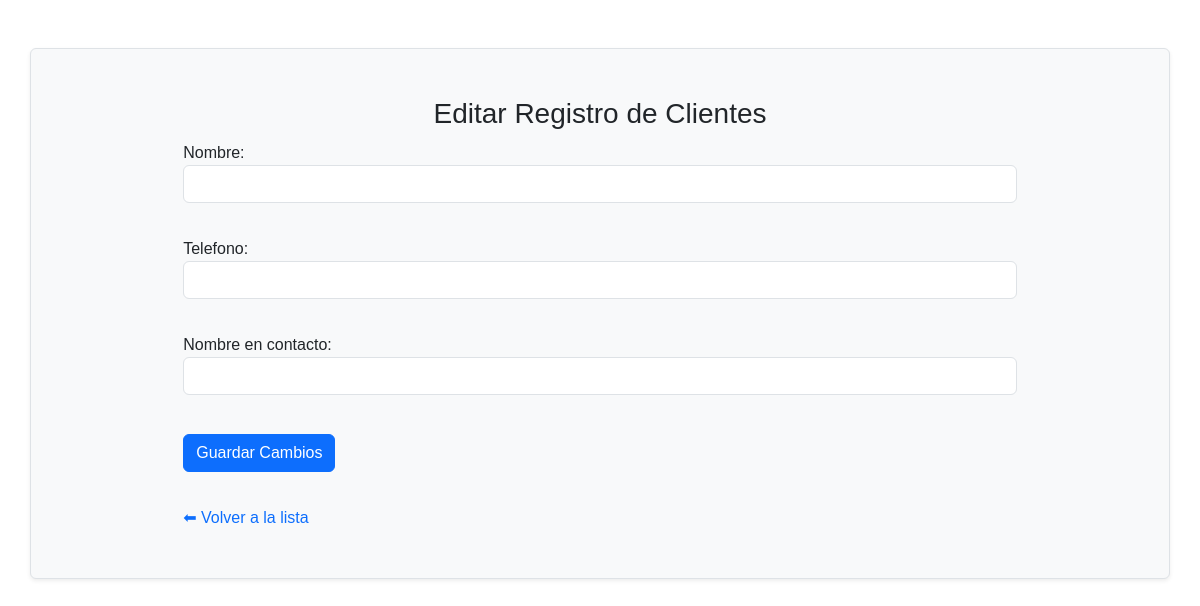
/teditarclientes/48 (signed in), run on an earlier commit of the app's database.
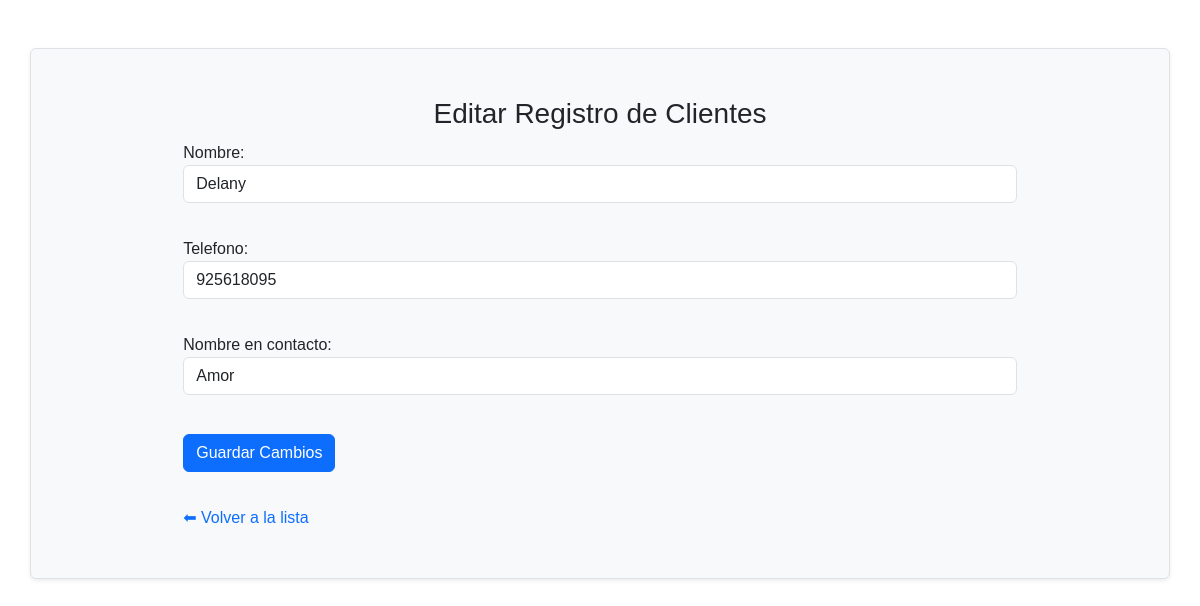
And on a later commit of the database.
### tables this page shows
CREATE TABLE "clientes" (
	"cod_cli"	INTEGER,
	"nom_cli"	TEXT,
	"tel_cli"	TEXT,
	"nom_con"	TEXT,
	"cond_cli"	INTEGER,
	PRIMARY KEY("cod_cli" AUTOINCREMENT)
);

### flask_app.py (the view, shortened to what this page needs)
@app.route("/teditarclientes/<int:id>", methods=["GET", "POST"])
def teditarclientes(id):
    if 'usuario' not in session:
        return redirect(url_for('login'))
    conn = sqlite3.connect("data1.db")
    c = conn.cursor()
    c.execute("SELECT * FROM clientes WHERE cod_cli = ?", (id,))
    registro = c.fetchone()
    conn.close()
    return render_template("teditarclientes.html", registros=registro)

### templates/teditarclientes.html (shortened to what this page needs)
<!DOCTYPE html>
<html>
<head>
    <link href="https://cdn.jsdelivr.net/npm/bootstrap@5.3.7/dist/css/bootstrap.min.css" rel="stylesheet">
    <link rel="stylesheet" href="../static/style.css">
</head>
<body>
    <div class="container border mt-5 shadow-sm bg-light p-5 rounded">
        <h3 class="text-center">Editar Registro de Clientes</h3>
        <form method="POST" class="formulario">
            <label for="nombre">Nombre:</label>
            <input type="text" id="nombre" name="nombre" value="{{ registros[1] }}" required class="form-control"><br>
            <label for="tel">Telefono:</label>
            <input type="text" id="tel" name="tel" value="{{ registros[2] }}" required  class="form-control"><br>
            <label for="nomcont">Nombre en contacto:</label>
            <input type="text" id="nomcont" name="nomcont" value="{{ registros[3] }}" required class="form-control"><br>
            <button type="submit" class="btn btn-primary">Guardar Cambios</button><br><br>
            <a href="/tregistrosclientes">⬅ Volver a la lista</a>
        </form>
    </div>
</body>
</html>

### templates/teditarclientes.html (style rules this page uses)
body { font-family: Arial, sans-serif; }
form { width: 300px; }
label { display: block; margin-top: 10px; }
input, select { width: 100%; padding: 5px; }
button { margin-top: 15px; padding: 8px 15px; }
a { display: inline-block; margin-top: 10px; text-decoration: none; }
.formulario { width: 80%; margin: 0 auto; }

What changed in the data, as far as the page shows it:
added clientes: nombre "Delany", tel "925618095", nomcont "Amor"
